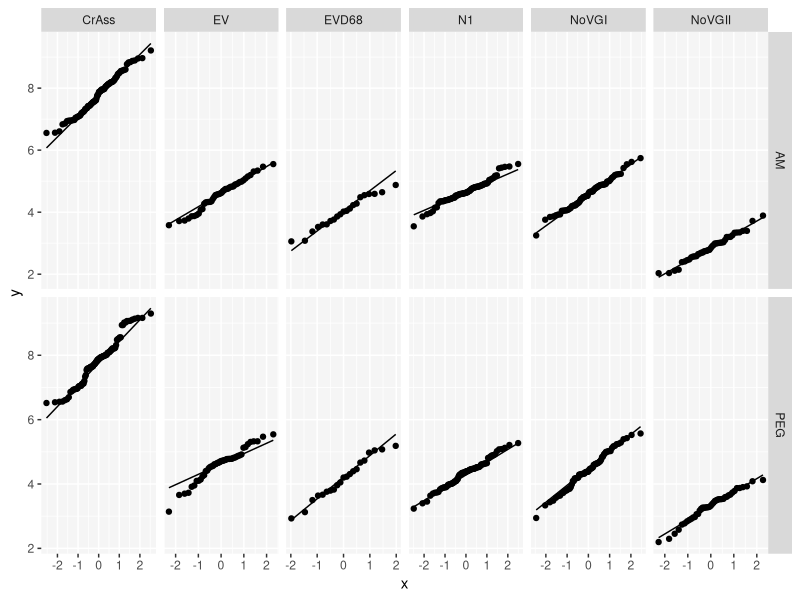

Write R code to recreate this figure. (Note: this script raises an error after producing the figure.)
## ---- chunk 1
knitr::opts_chunk$set(echo = TRUE, warning = FALSE, message = FALSE, fig.height = 6, fig.width = 9)
## ---- chunk 2
library(tidyverse)
library(lme4)
library(ggrepel)
library(ggbeeswarm)
library(patchwork)
library(broom)

theme_set(theme_grey()+theme(panel.background = element_rect(fill = "grey96")))
## ---- chunk 3
pvalue_fun <- function(p.value){
  if(is.na(p.value)){
    NA_character_
  }else if(p.value > 0.05){
    "> 0.05"
  }else if(p.value < 0.05 & p.value > 0.01){
    "< 0.05"
  }else if(p.value < 0.01 & p.value > 0.001){
    "< 0.01"
  }else if(p.value < 0.001){
    "< 0.001"
  }else {
    "something went wrong"
  }
}

pvalue_star <- function(p.value){
  if(is.na(p.value)){
    NA_character_
  }else if(p.value > 0.05){
    "."
  }else if(p.value < 0.05 & p.value > 0.01){
    "*"
  }else if(p.value < 0.01 & p.value > 0.001){
    "**"
  }else if(p.value < 0.001){
    "***"
  }else {
    "something went wrong"
  }
}

stat_paste_fun <- function(stat, log = FALSE){
  if(log != TRUE){
    paste0(str_remove_all(stat[["method"]][[1]], "\n\t"), ": ", 
           str_remove_all(names(stat[["statistic"]]), "Kruskal-Wallis "), " = ",
           round(stat[["statistic"]][[1]],1), ", ",
           if(length(stat[["parameter"]]) == 0)
           {""
           }else if(is.na(stat[["parameter"]])){
             ""
           }else if(length(stat[["parameter"]]) > 0){
             paste0("df = ", round(stat[["parameter"]], 0), ", ")
           } ,
           "p-value ",  pvalue_fun(stat[["p.value"]]))
  }else{
    paste0(str_remove_all(stat[["method"]][[1]], "\n\t"), " (log y): ", 
           str_remove_all(names(stat[["statistic"]]), "Kruskal-Wallis "), " = ",
           round(stat[["statistic"]][[1]],1), ", ",
           if(length(stat[["parameter"]]) == 0)
           {""
           }else if(is.na(stat[["parameter"]])){
             ""
           }else if(length(stat[["parameter"]]) > 0){
             paste0("df = ", round(stat[["parameter"]], 0), ", ")
           } ,
           "p-value ",  pvalue_fun(stat[["p.value"]]))
  }
}

plot_assumptions <- function(model, obs, bins = 30){
        #create tibble for use in ggplot of model assumptions
        df <- tibble(
                observations = obs,
                fitted = fitted(model),
                residuals = resid(model),
                standardised_residuals = sqrt(resid(model)^2),
                RMSresiduals = sqrt(mean(resid(model)^2)))
    
        
        a <- ggplot(df, aes(fitted, residuals))+
                geom_point()+
                geom_abline(aes(slope = 0, intercept = 0))
                #labs(title = "Heteroscedasticity", subtitle = "Check trends not captured by model")
        
        b <- ggplot(df, aes(residuals))+
                geom_histogram(bins = bins)
        
        c <- ggplot(df, aes(sample = residuals))+
                geom_qq()+
                geom_qq_line()#+
                #labs(title = "Quantile-quantile plot", subtitle = "check normality of residuals")
        
        d <- ggplot(df, aes(observations, fitted))+
                geom_point()+
                geom_abline()#+
                #labs(subtitle = "Check accuracy of model across whole dataset")
        
        return( (a + b) / (c + d) + plot_annotation(tag_levels = "a"))
} 


## ---- chunk 4
data <- read_csv("Barbara_full_dataset_Bangor.csv")

flow <- read_csv("flow.csv") 
## ---- chunk 5
long <- data|>
  select(-contains("RSV"), -contains("phi6"))|>
  group_by(sample_site_name, timestamp_sample_collected, timestamp_sample_received)|>
  mutate(biorep = row_number())|>
  pivot_longer(cols = contains("_gc_l"), names_to = "con_vir", values_to = "gc_l")|>
  separate(con_vir, into = c("method", "virus"), sep = "_", extra = "drop")|>
  filter(method != "SN")

long_sc <- long|>
  ungroup()|>
  mutate(gc_l_log = log10(gc_l),
         sample_ph_pre_ansis = scale(sample_ph_pre_ansis)[,1], 
         conductivity_ms_cm = scale(conductivity_ms_cm)[,1],
         ammonia_mg_l = scale(ammonia_mg_l)[,1],
         ophosph_mg_l = scale(ophosph_mg_l)[,1],
         Turbidity = scale(Turbidity)[,1])
  
diff <- long_sc|>
  select(-gc_l_log)|>
  pivot_wider(names_from = "method", values_from = "gc_l")|>
  group_by(virus)|>
  mutate(
      PEG_divby_AM = PEG / AM,
        AM_divby_PEG = AM / PEG)|>
  filter(PEG != 0, AM != 0,
         PEG_divby_AM < 10 & AM_divby_PEG < 10)

## ---- chunk 6
meth_comp_data <- semi_join(long_sc, diff,
                            by = c("sample_site_name",
                                   "timestamp_sample_collected",
                                   "timestamp_sample_received", "biorep", "virus"))

qq_meth_comp <- meth_comp_data|>
  group_by(virus)|>
  mutate(row = row_number())|>
  ggplot(aes(sample = log10(gc_l)))+
  geom_qq()+
  geom_qq_line()+
  facet_grid(method ~ virus, scales = "free")

viruses_t.test <- meth_comp_data|>
  group_by(virus)|>
  summarise(max = max(gc_l, na.rm = T),
            min = min(gc_l, na.rm = T),
            mean = mean(gc_l, na.rm = T))|>
  bind_cols(stat = NA_character_,
            row = 1)

for (i in 1:nrow(viruses_t.test )) {
  filt_virus <- viruses_t.test [i,1][[1]]
  
  viruses_t.test [i,5] <- stat_paste_fun(t.test(gc_l_log ~ method, data = filter(meth_comp_data, virus == filt_virus), paired =TRUE), log = TRUE)
  
  
}

method_comp_plot <- meth_comp_data|>
  group_by(virus)|>
  mutate(row = row_number())|>
  left_join(viruses_t.test, by = c("virus", "row"))|>
  mutate(method = str_replace_all(method, c("PEG" = "BE-PEG")),
         virus = str_replace_all(virus, c("N1" = "SARS",
                                          "CrAss" = "crAss")))|>
  ggplot(aes(method, gc_l))+
  geom_boxplot(outlier.shape = NA)+
  geom_beeswarm(cex = 1.5, size = 1.5, alpha = 0.8)+
  geom_beeswarm(cex = 1.5, colour = "white", shape = ".")+
  geom_text(aes(label = stat, x = 1.5, y = max + (0.07 * (max - min))), size = 2.5)+
  facet_wrap(~virus, scale = "free")

## ---- chunk 7
method_comp_plot+
  labs(y = "Gene copies per litre",
       x = "Method")
## ---- chunk 8
#boxcox2 <- MASS::boxcox(AM_divby_PEG ~ virus + sample_ph_pre_ansis + ammonia_mg_l + ophosph_mg_l + conductivity_ms_cm + Turbidity, 
 #                      data = diff, plotit = FALSE)

#this looks like chaos: essentially it runs the boxcox then selects the maximum log-likilihood (y) and its coresponding lambda (x)
boxcoxlambda2 <- MASS::boxcox(AM_divby_PEG ~ virus + sample_ph_pre_ansis + ammonia_mg_l + ophosph_mg_l + conductivity_ms_cm + Turbidity, 
                       data = diff)$x[which.max(MASS::boxcox(AM_divby_PEG ~ virus + sample_ph_pre_ansis + ammonia_mg_l + ophosph_mg_l + conductivity_ms_cm + Turbidity, 
                                                             data = diff)$y)]

boxcox_trans <- function(x, lambda){
  (x ^ lambda - 1) / lambda
}


lmm_bc2 <- lmer(AM_divby_PEG ~ (1|virus) + 
                 sample_ph_pre_ansis + ammonia_mg_l + ophosph_mg_l + conductivity_ms_cm + Turbidity,
               data = mutate(diff, AM_divby_PEG = boxcox_trans(AM_divby_PEG, boxcoxlambda2)))

lmm_residual_plot <- plot_assumptions(lmm_bc2,
                 mutate(diff, AM_divby_PEG = boxcox_trans(AM_divby_PEG, boxcoxlambda2))|>
                   filter(!is.na(AM_divby_PEG))|>
                   pull(AM_divby_PEG))



lmm_plot <- as_tibble(summary(lmm_bc2)[["coefficients"]], rownames = "variables")|>
  mutate(variables = str_replace_all(variables, c("methodPEG" = "PEG",
                                                  "methodAM" = "AM",
                                                  "sample_ph_pre_ansis" = "pH",
                                                  "ammonia_mg_l" = "Ammonium",
                                                  "ophosph_mg_l" = "Orthophosphate",
                                                  "conductivity_ms_cm" = "Conductivity")),
         #CI90 = (`Std. Error`*qt(1 - 0.1 / 2,  (round(348/2)) - 1)),
         CI95 = (`Std. Error`*qt(1 - 0.05 / 2,  (round(348/2)) - 1)),
         CI99 = (`Std. Error`*qt(1 - 0.01 / 2,  (round(348/2)) - 1)),
         CI999 = (`Std. Error`*qt(1 - 0.001 / 2,  (round(348/2)) - 1)),
         #label999 = c("99.9% CI", rep(NA_character_, 5)),
         #label99 = c("99%", rep(NA_character_, 5)),
         label95 = c( "95% CI", rep(NA_character_, 5)),
         #label90 = c( "90%", rep(NA_character_, 5)),
         signif = case_when((Estimate - CI999 > 0) | (Estimate + CI999 < 0) ~ "p-value < 0.001",
                            (Estimate - CI99 > 0) | (Estimate + CI99 < 0) ~ "p-value < 0.01",
                            (Estimate - CI95 > 0) | (Estimate + CI95 < 0) ~ "p-value < 0.05",
                            TRUE ~ "p-value > 0.05"))|>
  #filter(!str_detect(variables, "ntercept"))|>
  ggplot(aes( Estimate, variables))+
  geom_point(shape = 16, fill = "red")+
  #geom_errorbar(aes(xmin = Estimate - CI999,
   #                 xmax = Estimate + CI999), width = 0.2)+
  #geom_errorbar(aes(xmin = Estimate - CI99,
  #                  xmax = Estimate + CI99), colour = "grey40", width = 0.2)+
  geom_errorbar(aes(xmin = Estimate - CI95,
                    xmax = Estimate + CI95), width = 0.2)+#, colour = "grey50"
  geom_text_repel(aes(x = (Estimate), label = signif), nudge_y = 0.2, min.segment.length = 1, size = 2.5)+
  #geom_text_repel(aes(x = (Estimate + CI999), label = label999), nudge_y = 0.2)+
  #geom_text_repel(aes(x = (Estimate + CI99), label = label99), nudge_y = 0.2, colour = "grey40")+
  geom_text_repel(aes(x = (Estimate + CI95), label = label95), nudge_y = 0.2, size = 2.5)+#, colour = "grey50"
  geom_vline(xintercept = 0, linetype = 2)
## ---- chunk 9
lmm_plot+
  theme(axis.title.y = element_blank())

## ---- chunk 10
qq_meth_comp+
  ylab("log10 recovery (gc/l)")
## ---- chunk 11
lmm_residual_plot
